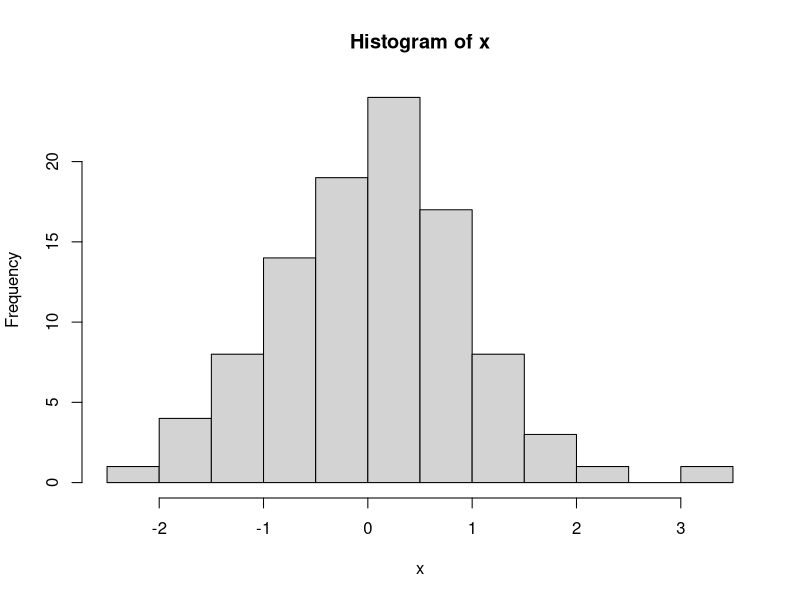
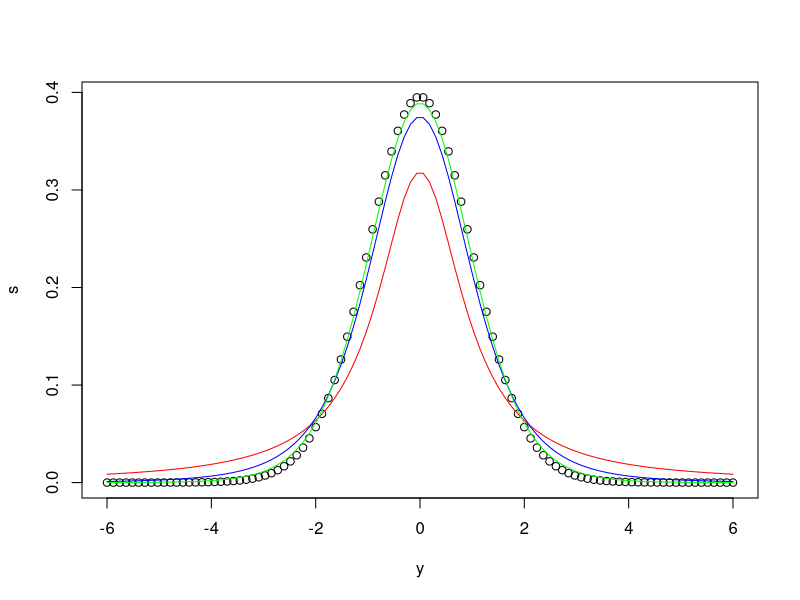
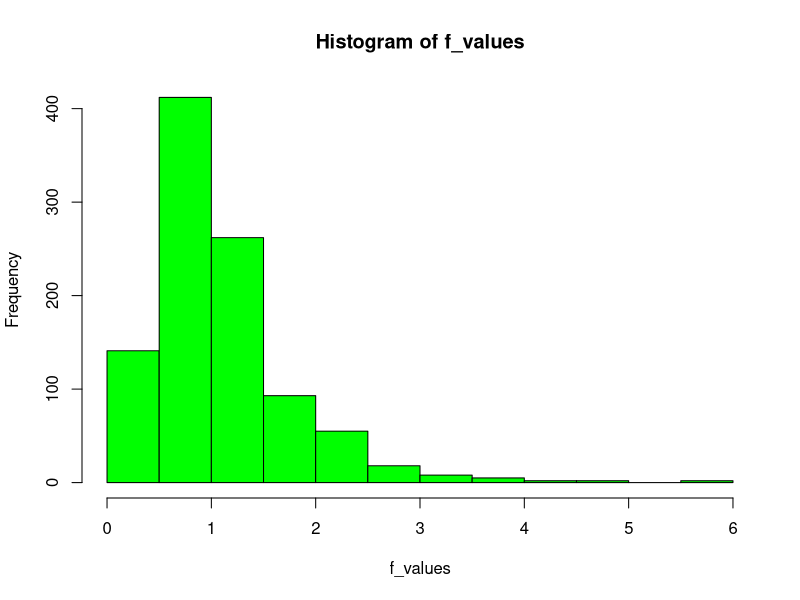

The R script that drew these images, in order:
#----LAB 7----
#Q1
x=rt(100,99)
hist(x)

#Q2
rchisq(100,2)
rchisq(100,10)
rchisq(100,25)

#Q3
y=seq(-6,6, length=100)
p=dt(y,1)
q=dt(y,4)
r=dt(y,10)
s=dt(y,30)

plot(y,s)
df=c(1,4,10) #degree of freedom ko vector banalia
colour=c('red','blue', 'green')
for (i in 1:3)
{
  lines(y,dt(y,df[i]), col=colour[i])
}

#Q4
#i
#use aise qf(prob,df1,df2)
qf(0.95, 10, 20)

#ii
pf(1.5, 10, 20)

1 - pf(1.5, 10, 20)
#or
pf(1.5,10,20, lower.tail = F)


#iii
qf(0.25, 10, 20)
qf(0.5,10,20)
qf(0.75, 10, 20)

#iv

f_values = rf(1000, 10, 20)
hist(f_values, col='green')

